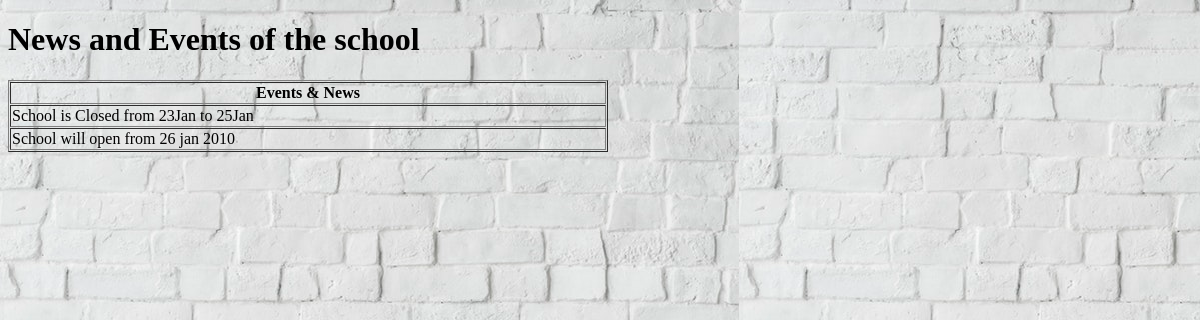
The app's page /eventDetails.php with its own data.
### tables this page shows
CREATE TABLE `evn` (
  `id` int(11) NOT NULL,
  `Event` varchar(100) NOT NULL,
  `DD` int(11) NOT NULL
);

### eventDetails.php (the view, shortened to what this page needs)
<?php
$con =mysqli_connect('127.0.0.1','root','');
mysqli_select_db($con,'studentregistration');
$sql="SELECT * From evn";
$record=mysqli_query($con,$sql);
?>
<!DOCTYPE html>
<html>
<head>
	<link rel="stylesheet" type="text/css" href="style.css">
</head>
<body background="wall.jpg">
<h1>News and Events of the school</h1>
<table width="600" border="1" cellpadding="1" cellspacing="1">
	<tr>
		<th>Events & News</th>
	</tr>
<?php
	while ($evn=mysqli_fetch_assoc($record)) {
		echo "<tr>";
		echo "<td>".$evn['Event']."</td>";
		echo "</tr>";
	}
?>
</table>
</body>
</html>

### records on screen
evn: Event "School is Closed from 23Jan to 25Jan"
evn: Event "School will open from 26 jan 2010"
